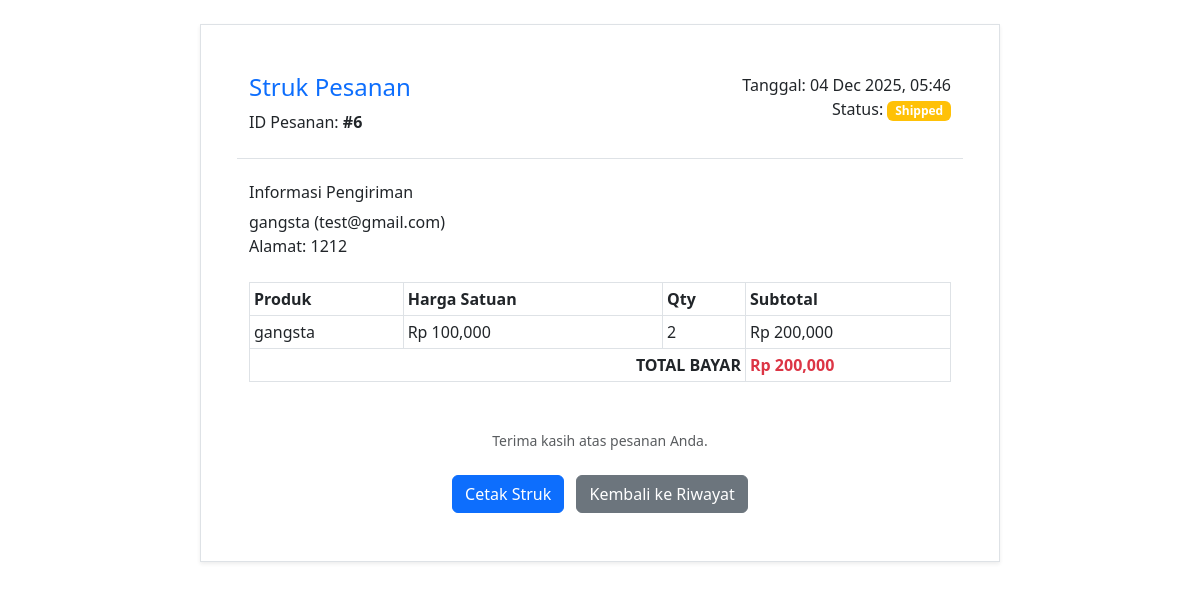
Before: /toko_online/struk_order.php?id=6 (signed in) with the older database file.
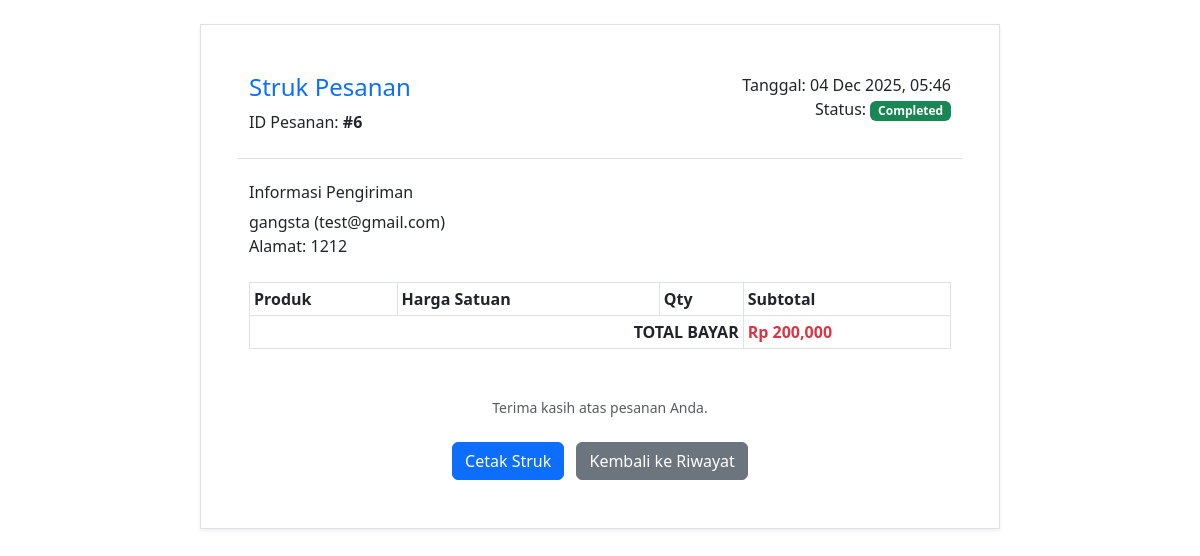
After: the same page with the newer database file.
### tables this page shows
CREATE TABLE `orders` (
  `id` int(11) NOT NULL,
  `user_id` int(11) DEFAULT NULL,
  `order_number` varchar(100) NOT NULL,
  `total_amount` decimal(10,2) NOT NULL,
  `status` enum('pending','paid','shipped','completed','cancelled') DEFAULT 'pending',
  `shipping_address` text DEFAULT NULL,
  `created_at` timestamp NOT NULL DEFAULT current_timestamp()
);

CREATE TABLE `order_items` (
  `id` int(11) NOT NULL,
  `order_id` int(11) DEFAULT NULL,
  `product_id` int(11) DEFAULT NULL,
  `quantity` int(11) NOT NULL,
  `price` decimal(10,2) NOT NULL
);

CREATE TABLE `products` (
  `id` int(11) NOT NULL,
  `category_id` int(11) DEFAULT NULL,
  `name` varchar(100) NOT NULL,
  `price` decimal(10,2) NOT NULL,
  `stock` int(11) NOT NULL,
  `description` text DEFAULT NULL,
  `image` varchar(255) DEFAULT NULL
);

### toko_online/struk_order.php (the view, shortened to what this page needs)
<?php
include 'koneksi.php';
$user_id = $_SESSION['user_id'];
$id_order = isset($_GET['id']) ? mysqli_real_escape_string($conn, $_GET['id']) : die("<script>alert('ID Order tidak valid.'); window.location='riwayat.php';</script>");
$order_query = mysqli_query($conn, "SELECT * FROM orders WHERE id='$id_order' AND user_id='$user_id'");
$order = mysqli_fetch_assoc($order_query);
$items_query = mysqli_query($conn, "SELECT oi.*, p.name as product_name
                                     FROM order_items oi JOIN products p ON oi.product_id = p.id
                                     WHERE oi.order_id='$id_order'");
?>
<!DOCTYPE html>
<html lang="id">
<head>
    <link href="https://cdn.jsdelivr.net/npm/bootstrap@5.3.0/dist/css/bootstrap.min.css" rel="stylesheet">
</head>
<body class="p-4">
<div class="container border p-5 shadow-sm bg-white" style="max-width: 800px;">
    <div class="row mb-4 border-bottom pb-2">
        <div class="col-6">
            <h4 class="text-primary">Struk Pesanan</h4>
            <p>ID Pesanan: <strong>#<?= $order['id'] ?></strong></p>
        </div>
        <div class="col-6 text-end">
            <p>Tanggal: <?= date('d M Y, H:i', strtotime($order['created_at'])) ?><br>
               Status: <span class="badge bg-<?= ($order['status'] == 'completed' ? 'success' : 'warning') ?>"><?= ucfirst($order['status']) ?></span></p>
        </div>
    </div>
    <div class="mb-4">
        <h6>Informasi Pengiriman</h6>
        <p><?= $_SESSION['name'] ?> (<?= $_SESSION['email'] ?>)<br>
           Alamat: <?= nl2br($order['shipping_address']) ?></p>
    </div>
    <table class="table table-bordered table-sm">
        <thead class="bg-light">
            <tr><th>Produk</th><th>Harga Satuan</th><th>Qty</th><th>Subtotal</th></tr>
        </thead>
        <tbody>
            <?php while ($item = mysqli_fetch_assoc($items_query)): ?>
            <tr>
                <td><?= $item['product_name'] ?></td>
                <td>Rp <?= number_format($item['price']) ?></td>
                <td><?= $item['quantity'] ?></td>
                <td>Rp <?= number_format($item['price'] * $item['quantity']) ?></td>
            </tr>
            <?php endwhile; ?>
        </tbody>
        <tfoot>
            <tr>
                <td colspan="3" class="text-end fw-bold">TOTAL BAYAR</td>
                <td class="fw-bold text-danger">Rp <?= number_format($order['total_amount']) ?></td>
            </tr>
        </tfoot>
    </table>
    <div class="mt-5 text-center">
        <p class="small text-muted">Terima kasih atas pesanan Anda.</p>
    </div>
    <div class="mt-4 text-center no-print">
        <button onclick="window.print()" class="btn btn-primary me-2">Cetak Struk</button>
        <a href="riwayat.php" class="btn btn-secondary">Kembali ke Riwayat</a>
    </div>
</div>
</body>
</html>

Changed rows visible on the page:
removed order_items: product.name "gangsta", price "100,000", quantity "2", $item['price'] * $item['quantity'] "200,000"
changed orders id 6: status "Shipped" → "Completed"
